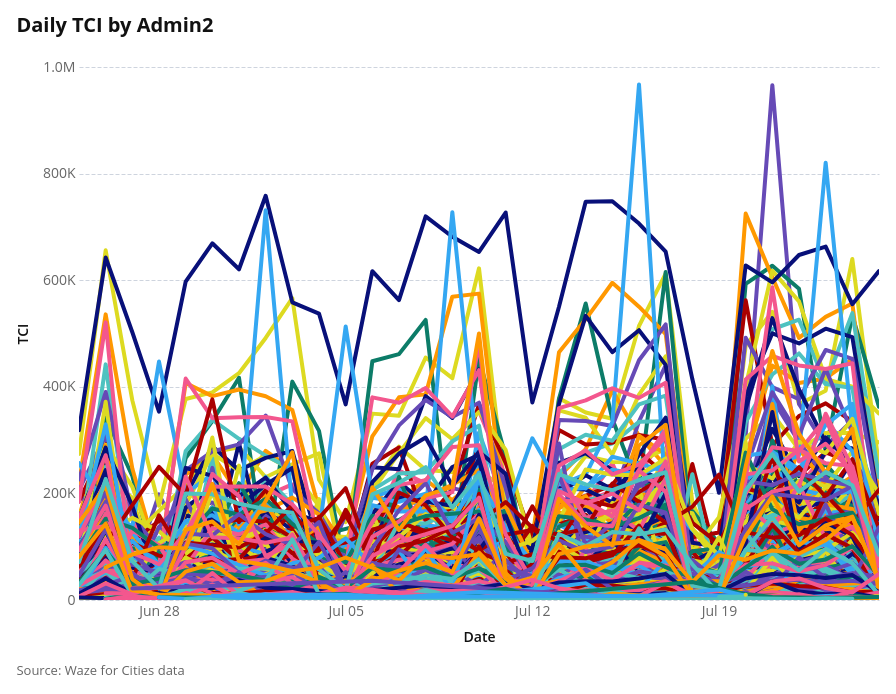
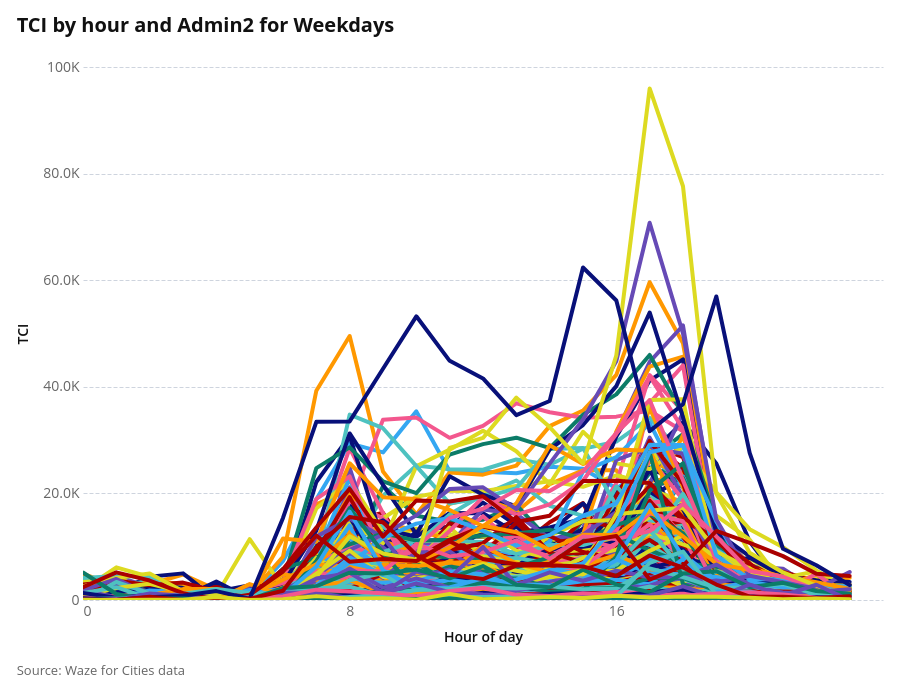
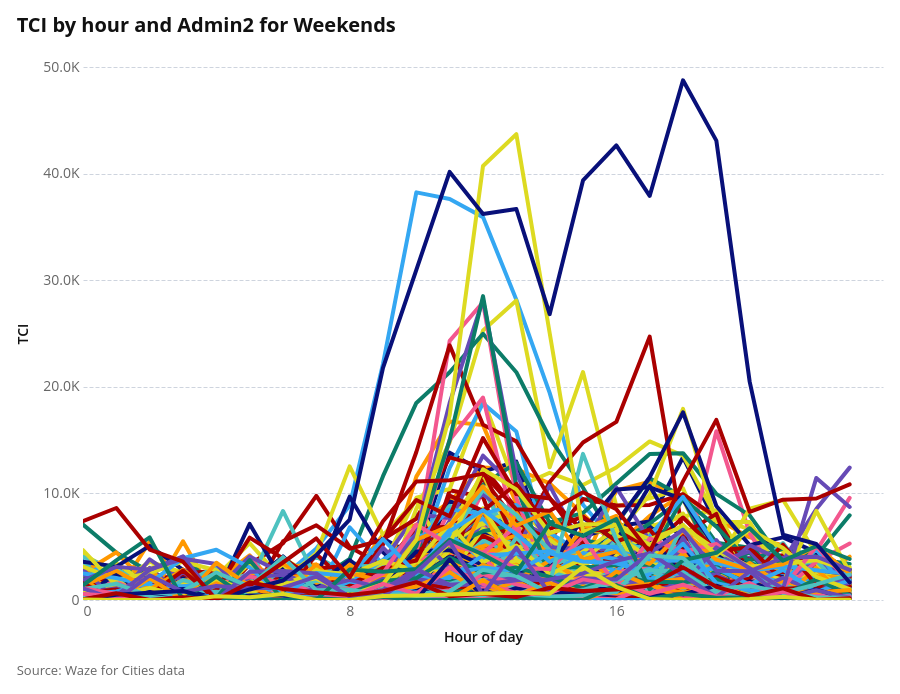

Write notebook code for charts like these, in order.
### Code cell
reports.run_geog_report(ddf, geographies, start_date='2026-06-25', end_date='2026-07-25')

### Figure 1 — Vega-Lite specification as saved in the notebook (floating-point values rounded to 4 significant figures; data arrays with more than 128 entries replaced by an {"elided": "..."} marker saying what was removed)
{"config": {"background": "white", "padding": 16, "mark": {"tooltip": true}, "point": {"filled": true, "size": 60, "stroke": "white", "strokeWidth": 1}, "circle": {"filled": true, "stroke": "white", "strokeWidth": 1}, "square": {"filled": true, "stroke": "white", "strokeWidth": 1}, "line": {"strokeWidth": 4, "strokeCap": "round", "strokeJoin": "round"}, "bar": {"cornerRadiusEnd": 0}, "area": {"opacity": 0.7}, "arc": {"stroke": "white", "strokeWidth": 1}, "rect": {"stroke": "#8A969F", "strokeWidth": 0.5}, "geoshape": {"stroke": "#666666", "strokeWidth": 0.3, "strokeJoin": "round", "strokeCap": "round"}, "title": {"font": "Open Sans, sans-serif", "fontSize": 20, "fontWeight": 700, "lineHeight": 24, "color": "#111111", "anchor": "start", "offset": 24, "subtitleFont": "Open Sans, sans-serif", "subtitleFontSize": 16, "subtitleFontWeight": 400, "subtitleLineHeight": 19, "subtitleColor": "#666666", "subtitlePadding": 4}, "axis": {"domain": false, "grid": true, "gridColor": "#CED4DE", "gridDash": [4, 2], "gridWidth": 1, "labelFont": "Open Sans, sans-serif", "labelFontSize": 14, "labelFontWeight": 400, "labelColor": "#666666", "labelPadding": 4, "tickColor": "#CED4DE", "tickSize": 5, "tickCount": 5, "titleFont": "Open Sans, sans-serif", "titleFontSize": 14, "titleFontWeight": 600, "titleColor": "#111111", "titlePadding": 12}, "axisX": {"grid": false, "tickSize": 0, "labelAngle": 0}, "axisY": {"domain": false, "ticks": false, "gridColor": "#CED4DE", "gridDash": [4, 2], "gridWidth": 1}, "axisQuantitative": {"tickCount": 5}, "axisBand": {"labelPadding": 8, "tickSize": 0}, "axisTemporal": {"grid": false}, "legend": {"labelFont": "Open Sans, sans-serif", "labelFontSize": 14, "labelFontWeight": 600, "labelColor": "#111111", "titleFont": "Open Sans, sans-serif", "titleFontSize": 14, "titleFontWeight": 600, "titleColor": "#111111", "titlePadding": 4, "symbolSize": 196, "symbolStrokeWidth": 0, "padding": 16, "offset": 24, "columnPadding": 24, "orient": "bottom", "labelLimit": 200, "titleLimit": 200}, "view": {"stroke": null, "continuousWidth": 800, "continuousHeight": 533}, "range": {"category": ["#34A7F2", "#FF9800", "#664AB6", "#4EC2C0", "#F3578E", "#081079", "#0C7C68", "#AA0000", "#DDDA21"], "diverging": ["#920000", "#BD6126", "#E3A763", "#EFEFEF", "#80BDE7", "#3587C3", "#025288"], "heatmap": ["#E3F6FD", "#75CCEC", "#089BD4", "#0169A1", "#023B6F"], "ordinal": ["#E3F6FD", "#75CCEC", "#089BD4", "#0169A1", "#023B6F"], "ramp": ["#E3F6FD", "#75CCEC", "#089BD4", "#0169A1", "#023B6F"]}, "scale": {"bandPaddingInner": 0.2, "bandPaddingOuter": 0.1, "pointPadding": 0.5}, "header": {"labelFont": "Open Sans, sans-serif", "labelFontSize": 14, "labelFontWeight": 600, "labelColor": "#111111", "titleFont": "Open Sans, sans-serif", "titleFontSize": 16, "titleFontWeight": 600, "titleColor": "#111111"}, "concat": {"spacing": 20}, "facet": {"spacing": 20}, "selection": {"point": {"on": "click", "clear": "dblclick"}, "interval": {"mark": {"fill": "#0071BC", "fillOpacity": 0.15, "stroke": "#0071BC", "strokeWidth": 1}}}}, "vconcat": [{"layer": [{"mark": {"type": "line", "color": "#8A969F"}, "encoding": {"detail": {"field": "admin2", "type": "nominal"}, "opacity": {"value": 0.15}, "x": {"field": "date", "title": "Date", "type": "temporal"}, "y": {"axis": {"labelExpr": "datum.value === 0 ? '0' : abs(datum.value) >= 1e9 ? (abs(datum.value/1e9) >= 100 ? '' + format(datum.value/1e9, ',.0f') + 'B' : abs(datum.value/1e9) >= 1 ? '' + format(datum.value/1e9, ',.1f') + 'B' : '' + format(datum.value/1e9, ',.2f') + 'B') : abs(datum.value) >= 1e6 ? (abs(datum.value/1e6) >= 100 ? '' + format(datum.value/1e6, ',.0f') + 'M' : abs(datum.value/1e6) >= 1 ? '' + format(datum.value/1e6, ',.1f') + 'M' : '' + format(datum.value/1e6, ',.2f') + 'M') : abs(datum.value) >= 1e4 ? (abs(datum.value/1e3) >= 100 ? '' + format(datum.value/1e3, ',.0f') + 'K' : abs(datum.value/1e3) >= 1 ? '' + format(datum.value/1e3, ',.1f') + 'K' : '' + format(datum.value/1e3, ',.2f') + 'K') : (abs(datum.value) >= 100 ? '' + format(datum.value, ',.0f') + '' : abs(datum.value) >= 1 ? '' + format(datum.value, ',.1f') + '' : '' + format(datum.value, ',.2f') + '')"}, "field": "tci", "title": "TCI", "type": "quantitative"}}, "name": "view_57d320e89e0025c0_0", "transform": [{"filter": "!(admin2_pick == 'All' || datum['admin2'] == admin2_pick)"}]}, {"mark": {"type": "line"}, "encoding": {"color": {"field": "admin2", "legend": null, "scale": {"range": ["#34A7F2", "#FF9800", "#664AB6", "#4EC2C0", "#F3578E", "#081079", "#0C7C68", "#AA0000", "#DDDA21"]}, "title": "Admin2", "type": "nominal"}, "detail": {"field": "admin2", "type": "nominal"}, "x": {"field": "date", "title": "Date", "type": "temporal"}, "y": {"axis": {"labelExpr": "datum.value === 0 ? '0' : abs(datum.value) >= 1e9 ? (abs(datum.value/1e9) >= 100 ? '' + format(datum.value/1e9, ',.0f') + 'B' : abs(datum.value/1e9) >= 1 ? '' + format(datum.value/1e9, ',.1f') + 'B' : '' + format(datum.value/1e9, ',.2f') + 'B') : abs(datum.value) >= 1e6 ? (abs(datum.value/1e6) >= 100 ? '' + format(datum.value/1e6, ',.0f') + 'M' : abs(datum.value/1e6) >= 1 ? '' + format(datum.value/1e6, ',.1f') + 'M' : '' + format(datum.value/1e6, ',.2f') + 'M') : abs(datum.value) >= 1e4 ? (abs(datum.value/1e3) >= 100 ? '' + format(datum.value/1e3, ',.0f') + 'K' : abs(datum.value/1e3) >= 1 ? '' + format(datum.value/1e3, ',.1f') + 'K' : '' + format(datum.value/1e3, ',.2f') + 'K') : (abs(datum.value) >= 100 ? '' + format(datum.value, ',.0f') + '' : abs(datum.value) >= 1 ? '' + format(datum.value, ',.1f') + '' : '' + format(datum.value, ',.2f') + '')"}, "field": "tci", "title": "TCI", "type": "quantitative"}}, "transform": [{"filter": "admin2_pick == 'All' || datum['admin2'] == admin2_pick"}]}, {"mark": {"type": "rule", "color": "#8A969F", "strokeWidth": 0.5}, "encoding": {"opacity": {"condition": [{"param": "param_ee5dd68014745b8d", "value": 0.3, "empty": false}], "value": 0}, "tooltip": [{"field": "date", "title": "Date", "type": "temporal"}, {"field": "tci", "format": ",.2f", "title": "TCI", "type": "quantitative"}], "x": {"field": "date", "type": "temporal"}}, "name": "view_efe3f9aa187e2779_2", "transform": [{"filter": "admin2_pick == 'All' || datum['admin2'] == admin2_pick"}]}], "title": "Daily TCI by Admin2"}], "data": {"name": "data-ad8c3f30b012269ce71592ab6c5e99a5"}, "params": [{"name": "param_ee5dd68014745b8d", "select": {"type": "point", "fields": ["date"], "nearest": true, "on": "pointerover"}, "views": ["view_efe3f9aa187e2779_2"]}, {"name": "admin2_pick", "bind": {"input": "select", "options": {"elided": "514 mixed values"}, "name": "Admin2: "}, "value": "All"}, {"name": "param_1e9efca18e7a2868", "select": {"type": "interval", "encodings": ["x", "y"]}, "bind": "scales", "views": ["view_57d320e89e0025c0_0"]}], "title": {"text": "Source: Waze for Cities data", "anchor": "start", "color": "#666666", "font": "Open Sans, sans-serif", "fontSize": 13, "fontWeight": 400, "lineHeight": 20, "offset": 21, "orient": "bottom"}, "$schema": "https://vega.github.io/schema/vega-lite/v6.4.1.json", "datasets": {"data-ad8c3f30b012269ce71592ab6c5e99a5": {"elided": "15464 records"}}}

### Figure 2 — Vega-Lite specification as saved in the notebook (floating-point values rounded to 4 significant figures; data arrays with more than 128 entries replaced by an {"elided": "..."} marker saying what was removed)
{"config": {"background": "white", "padding": 16, "mark": {"tooltip": true}, "point": {"filled": true, "size": 60, "stroke": "white", "strokeWidth": 1}, "circle": {"filled": true, "stroke": "white", "strokeWidth": 1}, "square": {"filled": true, "stroke": "white", "strokeWidth": 1}, "line": {"strokeWidth": 4, "strokeCap": "round", "strokeJoin": "round"}, "bar": {"cornerRadiusEnd": 0}, "area": {"opacity": 0.7}, "arc": {"stroke": "white", "strokeWidth": 1}, "rect": {"stroke": "#8A969F", "strokeWidth": 0.5}, "geoshape": {"stroke": "#666666", "strokeWidth": 0.3, "strokeJoin": "round", "strokeCap": "round"}, "title": {"font": "Open Sans, sans-serif", "fontSize": 20, "fontWeight": 700, "lineHeight": 24, "color": "#111111", "anchor": "start", "offset": 24, "subtitleFont": "Open Sans, sans-serif", "subtitleFontSize": 16, "subtitleFontWeight": 400, "subtitleLineHeight": 19, "subtitleColor": "#666666", "subtitlePadding": 4}, "axis": {"domain": false, "grid": true, "gridColor": "#CED4DE", "gridDash": [4, 2], "gridWidth": 1, "labelFont": "Open Sans, sans-serif", "labelFontSize": 14, "labelFontWeight": 400, "labelColor": "#666666", "labelPadding": 4, "tickColor": "#CED4DE", "tickSize": 5, "tickCount": 5, "titleFont": "Open Sans, sans-serif", "titleFontSize": 14, "titleFontWeight": 600, "titleColor": "#111111", "titlePadding": 12}, "axisX": {"grid": false, "tickSize": 0, "labelAngle": 0}, "axisY": {"domain": false, "ticks": false, "gridColor": "#CED4DE", "gridDash": [4, 2], "gridWidth": 1}, "axisQuantitative": {"tickCount": 5}, "axisBand": {"labelPadding": 8, "tickSize": 0}, "axisTemporal": {"grid": false}, "legend": {"labelFont": "Open Sans, sans-serif", "labelFontSize": 14, "labelFontWeight": 600, "labelColor": "#111111", "titleFont": "Open Sans, sans-serif", "titleFontSize": 14, "titleFontWeight": 600, "titleColor": "#111111", "titlePadding": 4, "symbolSize": 196, "symbolStrokeWidth": 0, "padding": 16, "offset": 24, "columnPadding": 24, "orient": "bottom", "labelLimit": 200, "titleLimit": 200}, "view": {"stroke": null, "continuousWidth": 800, "continuousHeight": 533}, "range": {"category": ["#34A7F2", "#FF9800", "#664AB6", "#4EC2C0", "#F3578E", "#081079", "#0C7C68", "#AA0000", "#DDDA21"], "diverging": ["#920000", "#BD6126", "#E3A763", "#EFEFEF", "#80BDE7", "#3587C3", "#025288"], "heatmap": ["#E3F6FD", "#75CCEC", "#089BD4", "#0169A1", "#023B6F"], "ordinal": ["#E3F6FD", "#75CCEC", "#089BD4", "#0169A1", "#023B6F"], "ramp": ["#E3F6FD", "#75CCEC", "#089BD4", "#0169A1", "#023B6F"]}, "scale": {"bandPaddingInner": 0.2, "bandPaddingOuter": 0.1, "pointPadding": 0.5}, "header": {"labelFont": "Open Sans, sans-serif", "labelFontSize": 14, "labelFontWeight": 600, "labelColor": "#111111", "titleFont": "Open Sans, sans-serif", "titleFontSize": 16, "titleFontWeight": 600, "titleColor": "#111111"}, "concat": {"spacing": 20}, "facet": {"spacing": 20}, "selection": {"point": {"on": "click", "clear": "dblclick"}, "interval": {"mark": {"fill": "#0071BC", "fillOpacity": 0.15, "stroke": "#0071BC", "strokeWidth": 1}}}}, "vconcat": [{"layer": [{"mark": {"type": "line", "color": "#8A969F"}, "encoding": {"detail": {"field": "admin2", "type": "nominal"}, "opacity": {"value": 0.15}, "x": {"axis": {"values": [0, 4, 8, 12, 16, 20]}, "field": "hour", "title": "Hour of day", "type": "quantitative"}, "y": {"axis": {"labelExpr": "datum.value === 0 ? '0' : abs(datum.value) >= 1e9 ? (abs(datum.value/1e9) >= 100 ? '' + format(datum.value/1e9, ',.0f') + 'B' : abs(datum.value/1e9) >= 1 ? '' + format(datum.value/1e9, ',.1f') + 'B' : '' + format(datum.value/1e9, ',.2f') + 'B') : abs(datum.value) >= 1e6 ? (abs(datum.value/1e6) >= 100 ? '' + format(datum.value/1e6, ',.0f') + 'M' : abs(datum.value/1e6) >= 1 ? '' + format(datum.value/1e6, ',.1f') + 'M' : '' + format(datum.value/1e6, ',.2f') + 'M') : abs(datum.value) >= 1e4 ? (abs(datum.value/1e3) >= 100 ? '' + format(datum.value/1e3, ',.0f') + 'K' : abs(datum.value/1e3) >= 1 ? '' + format(datum.value/1e3, ',.1f') + 'K' : '' + format(datum.value/1e3, ',.2f') + 'K') : (abs(datum.value) >= 100 ? '' + format(datum.value, ',.0f') + '' : abs(datum.value) >= 1 ? '' + format(datum.value, ',.1f') + '' : '' + format(datum.value, ',.2f') + '')"}, "field": "tci", "title": "TCI", "type": "quantitative"}}, "name": "view_1e388f023d07658d_0", "transform": [{"filter": "!(admin2_hour_pick == 'All' || datum['admin2'] == admin2_hour_pick)"}]}, {"mark": {"type": "line"}, "encoding": {"color": {"field": "admin2", "legend": null, "scale": {"range": ["#34A7F2", "#FF9800", "#664AB6", "#4EC2C0", "#F3578E", "#081079", "#0C7C68", "#AA0000", "#DDDA21"]}, "title": "Admin2", "type": "nominal"}, "detail": {"field": "admin2", "type": "nominal"}, "x": {"axis": {"values": [0, 4, 8, 12, 16, 20]}, "field": "hour", "title": "Hour of day", "type": "quantitative"}, "y": {"axis": {"labelExpr": "datum.value === 0 ? '0' : abs(datum.value) >= 1e9 ? (abs(datum.value/1e9) >= 100 ? '' + format(datum.value/1e9, ',.0f') + 'B' : abs(datum.value/1e9) >= 1 ? '' + format(datum.value/1e9, ',.1f') + 'B' : '' + format(datum.value/1e9, ',.2f') + 'B') : abs(datum.value) >= 1e6 ? (abs(datum.value/1e6) >= 100 ? '' + format(datum.value/1e6, ',.0f') + 'M' : abs(datum.value/1e6) >= 1 ? '' + format(datum.value/1e6, ',.1f') + 'M' : '' + format(datum.value/1e6, ',.2f') + 'M') : abs(datum.value) >= 1e4 ? (abs(datum.value/1e3) >= 100 ? '' + format(datum.value/1e3, ',.0f') + 'K' : abs(datum.value/1e3) >= 1 ? '' + format(datum.value/1e3, ',.1f') + 'K' : '' + format(datum.value/1e3, ',.2f') + 'K') : (abs(datum.value) >= 100 ? '' + format(datum.value, ',.0f') + '' : abs(datum.value) >= 1 ? '' + format(datum.value, ',.1f') + '' : '' + format(datum.value, ',.2f') + '')"}, "field": "tci", "title": "TCI", "type": "quantitative"}}, "transform": [{"filter": "admin2_hour_pick == 'All' || datum['admin2'] == admin2_hour_pick"}]}, {"mark": {"type": "rule", "color": "#8A969F", "strokeWidth": 0.5}, "encoding": {"opacity": {"condition": [{"param": "param_54c5f4e0295e3905", "value": 0.3, "empty": false}], "value": 0}, "tooltip": [{"field": "hour", "title": "Hour", "type": "quantitative"}, {"field": "tci", "format": ",.2f", "title": "TCI", "type": "quantitative"}], "x": {"field": "hour", "type": "quantitative"}}, "name": "view_8d79556696ede5a4_2", "transform": [{"filter": "admin2_hour_pick == 'All' || datum['admin2'] == admin2_hour_pick"}]}], "title": "TCI by hour and Admin2 for Weekdays"}], "data": {"name": "data-f5903f89e456f0b7a326fa5d29f5e186"}, "params": [{"name": "param_54c5f4e0295e3905", "select": {"type": "point", "fields": ["hour"], "nearest": true, "on": "pointerover"}, "views": ["view_8d79556696ede5a4_2"]}, {"name": "admin2_hour_pick", "bind": {"input": "select", "options": {"elided": "514 mixed values"}, "name": "Admin2: "}, "value": "All"}, {"name": "param_1e9efca18e7a2868", "select": {"type": "interval", "encodings": ["x", "y"]}, "bind": "scales", "views": ["view_1e388f023d07658d_0"]}], "title": {"text": "Source: Waze for Cities data", "anchor": "start", "color": "#666666", "font": "Open Sans, sans-serif", "fontSize": 13, "fontWeight": 400, "lineHeight": 20, "offset": 21, "orient": "bottom"}, "$schema": "https://vega.github.io/schema/vega-lite/v6.4.1.json", "datasets": {"data-f5903f89e456f0b7a326fa5d29f5e186": {"elided": "12312 records"}}}

### Figure 3 — Vega-Lite specification as saved in the notebook (floating-point values rounded to 4 significant figures; data arrays with more than 128 entries replaced by an {"elided": "..."} marker saying what was removed)
{"config": {"background": "white", "padding": 16, "mark": {"tooltip": true}, "point": {"filled": true, "size": 60, "stroke": "white", "strokeWidth": 1}, "circle": {"filled": true, "stroke": "white", "strokeWidth": 1}, "square": {"filled": true, "stroke": "white", "strokeWidth": 1}, "line": {"strokeWidth": 4, "strokeCap": "round", "strokeJoin": "round"}, "bar": {"cornerRadiusEnd": 0}, "area": {"opacity": 0.7}, "arc": {"stroke": "white", "strokeWidth": 1}, "rect": {"stroke": "#8A969F", "strokeWidth": 0.5}, "geoshape": {"stroke": "#666666", "strokeWidth": 0.3, "strokeJoin": "round", "strokeCap": "round"}, "title": {"font": "Open Sans, sans-serif", "fontSize": 20, "fontWeight": 700, "lineHeight": 24, "color": "#111111", "anchor": "start", "offset": 24, "subtitleFont": "Open Sans, sans-serif", "subtitleFontSize": 16, "subtitleFontWeight": 400, "subtitleLineHeight": 19, "subtitleColor": "#666666", "subtitlePadding": 4}, "axis": {"domain": false, "grid": true, "gridColor": "#CED4DE", "gridDash": [4, 2], "gridWidth": 1, "labelFont": "Open Sans, sans-serif", "labelFontSize": 14, "labelFontWeight": 400, "labelColor": "#666666", "labelPadding": 4, "tickColor": "#CED4DE", "tickSize": 5, "tickCount": 5, "titleFont": "Open Sans, sans-serif", "titleFontSize": 14, "titleFontWeight": 600, "titleColor": "#111111", "titlePadding": 12}, "axisX": {"grid": false, "tickSize": 0, "labelAngle": 0}, "axisY": {"domain": false, "ticks": false, "gridColor": "#CED4DE", "gridDash": [4, 2], "gridWidth": 1}, "axisQuantitative": {"tickCount": 5}, "axisBand": {"labelPadding": 8, "tickSize": 0}, "axisTemporal": {"grid": false}, "legend": {"labelFont": "Open Sans, sans-serif", "labelFontSize": 14, "labelFontWeight": 600, "labelColor": "#111111", "titleFont": "Open Sans, sans-serif", "titleFontSize": 14, "titleFontWeight": 600, "titleColor": "#111111", "titlePadding": 4, "symbolSize": 196, "symbolStrokeWidth": 0, "padding": 16, "offset": 24, "columnPadding": 24, "orient": "bottom", "labelLimit": 200, "titleLimit": 200}, "view": {"stroke": null, "continuousWidth": 800, "continuousHeight": 533}, "range": {"category": ["#34A7F2", "#FF9800", "#664AB6", "#4EC2C0", "#F3578E", "#081079", "#0C7C68", "#AA0000", "#DDDA21"], "diverging": ["#920000", "#BD6126", "#E3A763", "#EFEFEF", "#80BDE7", "#3587C3", "#025288"], "heatmap": ["#E3F6FD", "#75CCEC", "#089BD4", "#0169A1", "#023B6F"], "ordinal": ["#E3F6FD", "#75CCEC", "#089BD4", "#0169A1", "#023B6F"], "ramp": ["#E3F6FD", "#75CCEC", "#089BD4", "#0169A1", "#023B6F"]}, "scale": {"bandPaddingInner": 0.2, "bandPaddingOuter": 0.1, "pointPadding": 0.5}, "header": {"labelFont": "Open Sans, sans-serif", "labelFontSize": 14, "labelFontWeight": 600, "labelColor": "#111111", "titleFont": "Open Sans, sans-serif", "titleFontSize": 16, "titleFontWeight": 600, "titleColor": "#111111"}, "concat": {"spacing": 20}, "facet": {"spacing": 20}, "selection": {"point": {"on": "click", "clear": "dblclick"}, "interval": {"mark": {"fill": "#0071BC", "fillOpacity": 0.15, "stroke": "#0071BC", "strokeWidth": 1}}}}, "vconcat": [{"layer": [{"mark": {"type": "line", "color": "#8A969F"}, "encoding": {"detail": {"field": "admin2", "type": "nominal"}, "opacity": {"value": 0.15}, "x": {"axis": {"values": [0, 4, 8, 12, 16, 20]}, "field": "hour", "title": "Hour of day", "type": "quantitative"}, "y": {"axis": {"labelExpr": "datum.value === 0 ? '0' : abs(datum.value) >= 1e9 ? (abs(datum.value/1e9) >= 100 ? '' + format(datum.value/1e9, ',.0f') + 'B' : abs(datum.value/1e9) >= 1 ? '' + format(datum.value/1e9, ',.1f') + 'B' : '' + format(datum.value/1e9, ',.2f') + 'B') : abs(datum.value) >= 1e6 ? (abs(datum.value/1e6) >= 100 ? '' + format(datum.value/1e6, ',.0f') + 'M' : abs(datum.value/1e6) >= 1 ? '' + format(datum.value/1e6, ',.1f') + 'M' : '' + format(datum.value/1e6, ',.2f') + 'M') : abs(datum.value) >= 1e4 ? (abs(datum.value/1e3) >= 100 ? '' + format(datum.value/1e3, ',.0f') + 'K' : abs(datum.value/1e3) >= 1 ? '' + format(datum.value/1e3, ',.1f') + 'K' : '' + format(datum.value/1e3, ',.2f') + 'K') : (abs(datum.value) >= 100 ? '' + format(datum.value, ',.0f') + '' : abs(datum.value) >= 1 ? '' + format(datum.value, ',.1f') + '' : '' + format(datum.value, ',.2f') + '')"}, "field": "tci", "title": "TCI", "type": "quantitative"}}, "name": "view_ec725bfe874f1a88_0", "transform": [{"filter": "!(admin2_hour_pick == 'All' || datum['admin2'] == admin2_hour_pick)"}]}, {"mark": {"type": "line"}, "encoding": {"color": {"field": "admin2", "legend": null, "scale": {"range": ["#34A7F2", "#FF9800", "#664AB6", "#4EC2C0", "#F3578E", "#081079", "#0C7C68", "#AA0000", "#DDDA21"]}, "title": "Admin2", "type": "nominal"}, "detail": {"field": "admin2", "type": "nominal"}, "x": {"axis": {"values": [0, 4, 8, 12, 16, 20]}, "field": "hour", "title": "Hour of day", "type": "quantitative"}, "y": {"axis": {"labelExpr": "datum.value === 0 ? '0' : abs(datum.value) >= 1e9 ? (abs(datum.value/1e9) >= 100 ? '' + format(datum.value/1e9, ',.0f') + 'B' : abs(datum.value/1e9) >= 1 ? '' + format(datum.value/1e9, ',.1f') + 'B' : '' + format(datum.value/1e9, ',.2f') + 'B') : abs(datum.value) >= 1e6 ? (abs(datum.value/1e6) >= 100 ? '' + format(datum.value/1e6, ',.0f') + 'M' : abs(datum.value/1e6) >= 1 ? '' + format(datum.value/1e6, ',.1f') + 'M' : '' + format(datum.value/1e6, ',.2f') + 'M') : abs(datum.value) >= 1e4 ? (abs(datum.value/1e3) >= 100 ? '' + format(datum.value/1e3, ',.0f') + 'K' : abs(datum.value/1e3) >= 1 ? '' + format(datum.value/1e3, ',.1f') + 'K' : '' + format(datum.value/1e3, ',.2f') + 'K') : (abs(datum.value) >= 100 ? '' + format(datum.value, ',.0f') + '' : abs(datum.value) >= 1 ? '' + format(datum.value, ',.1f') + '' : '' + format(datum.value, ',.2f') + '')"}, "field": "tci", "title": "TCI", "type": "quantitative"}}, "transform": [{"filter": "admin2_hour_pick == 'All' || datum['admin2'] == admin2_hour_pick"}]}, {"mark": {"type": "rule", "color": "#8A969F", "strokeWidth": 0.5}, "encoding": {"opacity": {"condition": [{"param": "param_54c5f4e0295e3905", "value": 0.3, "empty": false}], "value": 0}, "tooltip": [{"field": "hour", "title": "Hour", "type": "quantitative"}, {"field": "tci", "format": ",.2f", "title": "TCI", "type": "quantitative"}], "x": {"field": "hour", "type": "quantitative"}}, "name": "view_b12d780eb83329ee_2", "transform": [{"filter": "admin2_hour_pick == 'All' || datum['admin2'] == admin2_hour_pick"}]}], "title": "TCI by hour and Admin2 for Weekends"}], "data": {"name": "data-758fa8034f3aa11a9da14d02c4101d88"}, "params": [{"name": "param_54c5f4e0295e3905", "select": {"type": "point", "fields": ["hour"], "nearest": true, "on": "pointerover"}, "views": ["view_b12d780eb83329ee_2"]}, {"name": "admin2_hour_pick", "bind": {"input": "select", "options": {"elided": "514 mixed values"}, "name": "Admin2: "}, "value": "All"}, {"name": "param_1e9efca18e7a2868", "select": {"type": "interval", "encodings": ["x", "y"]}, "bind": "scales", "views": ["view_ec725bfe874f1a88_0"]}], "title": {"text": "Source: Waze for Cities data", "anchor": "start", "color": "#666666", "font": "Open Sans, sans-serif", "fontSize": 13, "fontWeight": 400, "lineHeight": 20, "offset": 21, "orient": "bottom"}, "$schema": "https://vega.github.io/schema/vega-lite/v6.4.1.json", "datasets": {"data-758fa8034f3aa11a9da14d02c4101d88": {"elided": "12312 records"}}}
